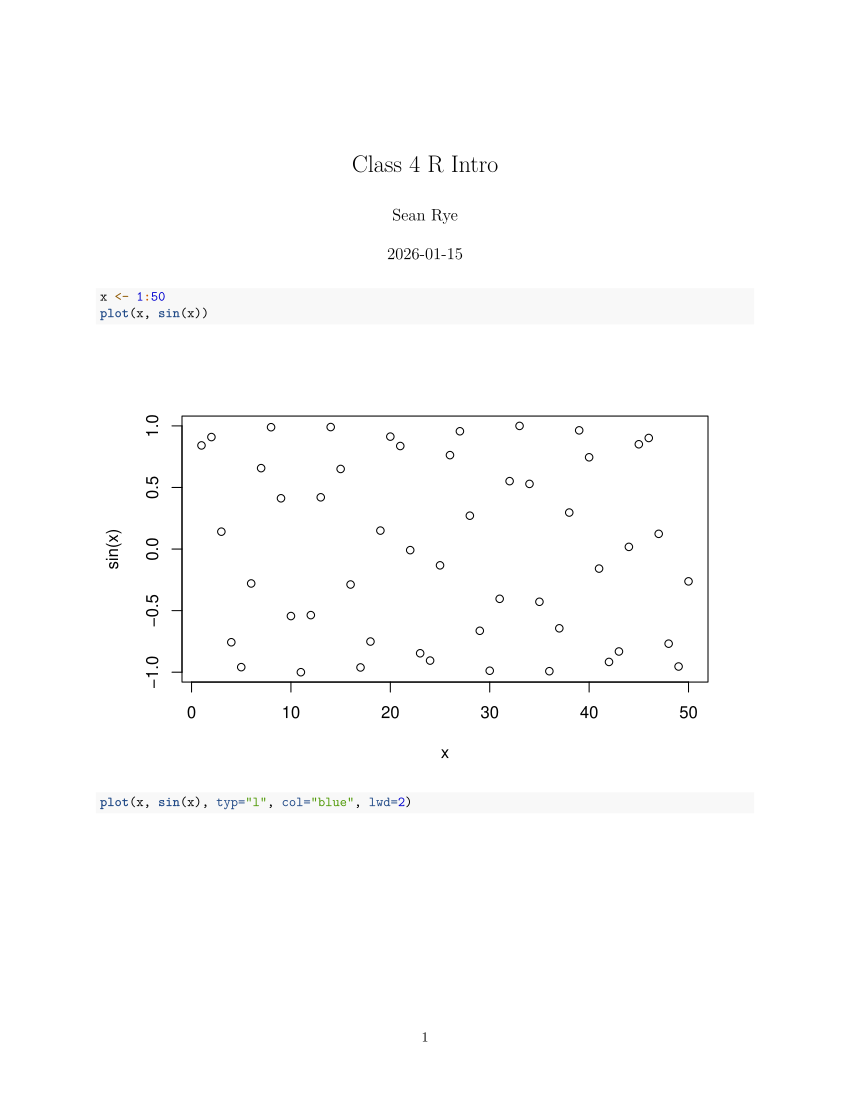

The script that drew this image:
#' ---
#' title: "Class 4 R Intro"
#' author: "Sean Rye"
#' ---

x <- 1:50
plot(x, sin(x))

plot(x, sin(x), typ="l", col="blue", lwd=2)

log(10, base=10)
